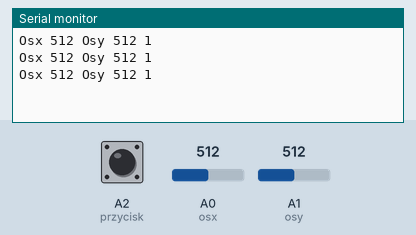
Simulated run of this sketch. Board: Arduino Uno, built with avr-gcc and run on an emulated ATmega328P. Shown: the last lines printed to the serial monitor. Inputs (shaded band) come from the test bench; at power-on: A0 (osx) = 512, A1 (osy) = 512, A2 (przycisk) HIGH.

Above: at 1.3 s.
1.4 s: A0 (osx) set to 716
At 1.9 s:
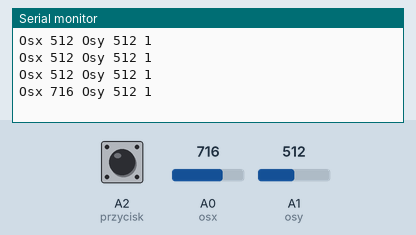
2.9 s: A1 (osy) set to 716
At 3.4 s:
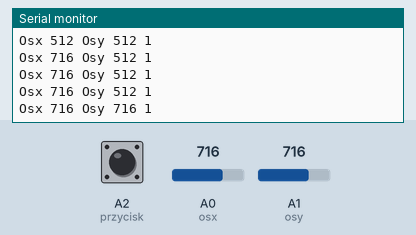
4.4 s: A2 (przycisk) pulled LOW for 0.6 s
At 4.9 s:
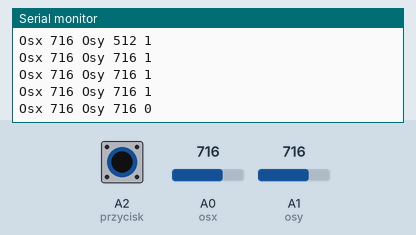
6.5 s: A0 (osx) set to 900
At 6.9 s:
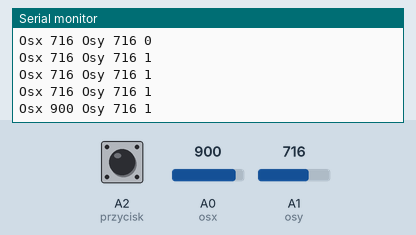
8.0 s: A2 (przycisk) pulled LOW for 1 s
At 8.4 s:
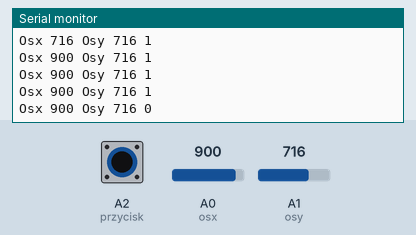
10.5 s: A1 (osy) set to 900
At 10.9 s:
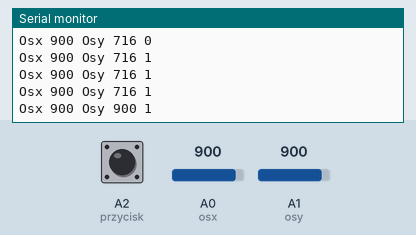
Timing chart, 0 to 13.0 s (numbered marks = the images above; inputs shaded):
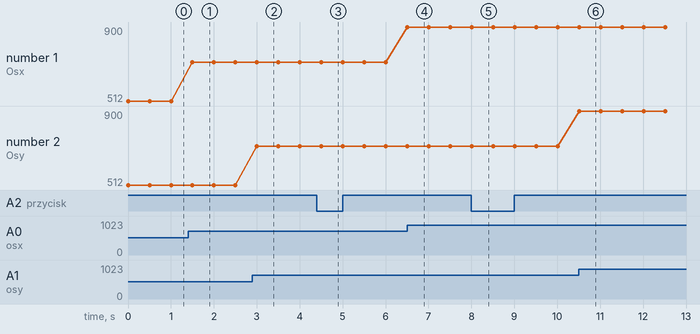

The sketch:

Joystick.ino
```cpp
#define przycisk A2
#define osx A0
#define osy A1

int x=0;
int y=0;

void setup() {
  // put your setup code here, to run once:
  Serial.begin(9600); //Rozpoczynamy nadawanie
  pinMode(przycisk, INPUT); //deklaracja przycisku jako wejscie
  digitalWrite(przycisk, HIGH);
  pinMode(osx, INPUT);      //deklaracja osi jako wejscia
  pinMode(osy, INPUT);
}

void loop() {
  // put your main code here, to run repeatedly:
  x=analogRead(osx);
  y=analogRead(osy);
  Serial.print("Osx ");
  Serial.print(x);
  Serial.print(" ");
  Serial.print("Osy ");
  Serial.print(y);
  Serial.print(" ");
  Serial.print(digitalRead(przycisk));
  Serial.print("\n");
  delay(500);
}
```

Measured:
- after the input at 1.4 s, the serial monitor: prints a new line after 0.10 s (image 1)
- after the input at 2.9 s, the serial monitor: prints a new line after 0.10 s (image 2)
- after the input at 4.4 s, the serial monitor: prints a new line after 0.11 s (image 3)
- after the input at 6.5 s, the serial monitor: prints a new line at once (image 4)
- after the input at 8.0 s, the serial monitor: prints a new line at once (image 5)
- after the input at 10.5 s, the serial monitor: prints a new line at once (image 6)
- plotted number 1: 512 → 716 after the input at 1.4 s, 716 → 900 after the input at 6.5 s
